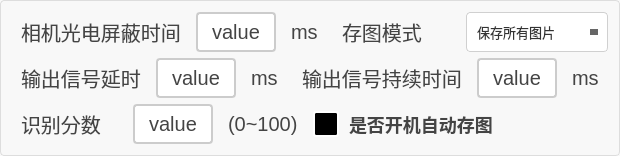
          <widget class="QGroupBox" name="groupBox_14">
           <property name="styleSheet">
            <string notr="true">QGroupBox {
    border: 1px solid #DDD;
    border-radius: 4px;
    font: bold 14px;
    color: #666;
    background-color: #F8F8F8;
}

QGroupBox::title {
    subcontrol-origin: margin;
    subcontrol-position: top left;
    left: 10px;
    padding: 0 5px;
}</string>
           </property>
           <property name="title">
            <string/>
           </property>
           <layout class="QGridLayout" name="gridLayout_2">
            <item row="0" column="0">
             <layout class="QVBoxLayout" name="verticalLayout_2" stretch="1,1,1">
              <item>
               <layout class="QHBoxLayout" name="horizontalLayout_6" stretch="1,1">
                <item>
                 <layout class="QHBoxLayout" name="horizontalLayout_21" stretch="2,1,1">
                  <item>
                   <widget class="QLabel" name="lb_xiangjiguangdianpingbishijian">
                    <property name="styleSheet">
                     <string notr="true">/* 基础标签样式 */
QLabel {
    color: #444444;          /* 主文字色 */
    font-size: 20px;         /* 标准字号 */
    background: transparent; /* 透明背景 */
    padding: 2px 4px;        /* 基础内边距 */
}

/* 标题样式 */
QLabel.title {
    font-size: 16px;
    font-weight: 600;
    color: #333333;
    border-bottom: 1px solid #DDDDDD; /* 下划线装饰 */
    padding-bottom: 4px;
}

/* 副标题/次要文本 */
QLabel.subtitle {
    color: #666666;
    font-size: 13px;
    font-style: italic;
}

/* 强调文本 */
QLabel.emphasis {
    color: #333333;
    font-weight: 500;
    background-color: #F5F5F5;
    border-radius: 3px;
    padding: 4px 8px;
}

/* 状态标签（成功/警告/错误） */
QLabel[state=&quot;success&quot;] {
    color: #228B22;          /* 森林绿 */
    border-left: 3px solid #228B22;
    padding-left: 8px;
}

QLabel[state=&quot;warning&quot;] {
    color: #FF8C00;          /* 暗橙 */
    border-left: 3px solid #FF8C00;
    padding-left: 8px;
}

QLabel[state=&quot;error&quot;] {
    color: #B22222;          /* 砖红 */
    border-left: 3px solid #B22222;
    padding-left: 8px;
}

/* 数据展示标签 */
QLabel.data {
    color: #2F4F4F;          /* 深石板灰 */
    font-family: monospace;
    border: 1px solid #E0E0E0;
    background-color: #FFFFFF;
    padding: 6px 12px;
    border-radius: 4px;
}

/* 禁用状态 */
QLabel:disabled {
    color: #AAAAAA;
    background-color: transparent;
}

/* 链接样式（伪链接效果） */
QLabel.link {
    color: #4682B4;          /* 钢蓝 */
    text-decoration: underline;
    border-bottom: 1px dotted #4682B4;
}

/* 图标标签 */
QLabel.icon {
    qproperty-alignment: AlignCenter;
    border: 1px solid #E0E0E0;
    border-radius: 4px;
    background-color: #FFFFFF;
    padding: 12px;
}</string>
                    </property>
                    <property name="text">
                     <string>相机光电屏蔽时间</string>
                    </property>
                   </widget>
                  </item>
                  <item>
                   <widget class="QPushButton" name="btn_xiangjiguangdianpingbishijian">
                    <property name="sizePolicy">
                     <sizepolicy hsizetype="Minimum" vsizetype="Minimum">
                      <horstretch>0</horstretch>
                      <verstretch>0</verstretch>
                     </sizepolicy>
                    </property>
                    <property name="styleSheet">
                     <string notr="true">QPushButton {
    padding: 6px 14px;
    border: 2px solid #CCC;
    border-radius: 4px;
    background-color: white;
    color: #444;
	font-size:20px;
}

QPushButton:hover {
    border-color: #999;
    background-color: #F5F5F5;
}

QPushButton:pressed {
    border-color: #777;
    background-color: #EEE;
}</string>
                    </property>
                    <property name="text">
                     <string>value</string>
                    </property>
                   </widget>
                  </item>
                  <item>
                   <widget class="QLabel" name="lb_xiangjiguangdianpingbishijianUnit">
                    <property name="styleSheet">
                     <string notr="true">/* 基础标签样式 */
QLabel {
    color: #444444;          /* 主文字色 */
    font-size: 20px;         /* 标准字号 */
    background: transparent; /* 透明背景 */
    padding: 2px 4px;        /* 基础内边距 */
}

/* 标题样式 */
QLabel.title {
    font-size: 16px;
    font-weight: 600;
    color: #333333;
    border-bottom: 1px solid #DDDDDD; /* 下划线装饰 */
    padding-bottom: 4px;
}

/* 副标题/次要文本 */
QLabel.subtitle {
    color: #666666;
    font-size: 13px;
    font-style: italic;
}

/* 强调文本 */
QLabel.emphasis {
    color: #333333;
    font-weight: 500;
    background-color: #F5F5F5;
    border-radius: 3px;
    padding: 4px 8px;
}

/* 状态标签（成功/警告/错误） */
QLabel[state=&quot;success&quot;] {
    color: #228B22;          /* 森林绿 */
    border-left: 3px solid #228B22;
    padding-left: 8px;
}

QLabel[state=&quot;warning&quot;] {
    color: #FF8C00;          /* 暗橙 */
    border-left: 3px solid #FF8C00;
    padding-left: 8px;
}

QLabel[state=&quot;error&quot;] {
    color: #B22222;          /* 砖红 */
    border-left: 3px solid #B22222;
    padding-left: 8px;
}

/* 数据展示标签 */
QLabel.data {
    color: #2F4F4F;          /* 深石板灰 */
    font-family: monospace;
    border: 1px solid #E0E0E0;
    background-color: #FFFFFF;
    padding: 6px 12px;
    border-radius: 4px;
}

/* 禁用状态 */
QLabel:disabled {
    color: #AAAAAA;
    background-color: transparent;
}

/* 链接样式（伪链接效果） */
QLabel.link {
    color: #4682B4;          /* 钢蓝 */
    text-decoration: underline;
    border-bottom: 1px dotted #4682B4;
}

/* 图标标签 */
QLabel.icon {
    qproperty-alignment: AlignCenter;
    border: 1px solid #E0E0E0;
    border-radius: 4px;
    background-color: #FFFFFF;
    padding: 12px;
}</string>
                    </property>
                    <property name="text">
                     <string>ms</string>
                    </property>
                   </widget>
                  </item>
                 </layout>
                </item>
                <item>
                 <layout class="QHBoxLayout" name="horizontalLayout_3" stretch="1,1">
                  <item>
                   <widget class="QLabel" name="label">
                    <property name="styleSheet">
                     <string notr="true">/* 基础标签样式 */
QLabel {
    color: #444444;          /* 主文字色 */
    font-size: 20px;         /* 标准字号 */
    background: transparent; /* 透明背景 */
    padding: 2px 4px;        /* 基础内边距 */
}

/* 标题样式 */
QLabel.title {
    font-size: 16px;
    font-weight: 600;
    color: #333333;
    border-bottom: 1px solid #DDDDDD; /* 下划线装饰 */
    padding-bottom: 4px;
}

/* 副标题/次要文本 */
QLabel.subtitle {
    color: #666666;
    font-size: 13px;
    font-style: italic;
}

/* 强调文本 */
QLabel.emphasis {
    color: #333333;
    font-weight: 500;
    background-color: #F5F5F5;
    border-radius: 3px;
    padding: 4px 8px;
}

/* 状态标签（成功/警告/错误） */
QLabel[state=&quot;success&quot;] {
    color: #228B22;          /* 森林绿 */
    border-left: 3px solid #228B22;
    padding-left: 8px;
}

QLabel[state=&quot;warning&quot;] {
    color: #FF8C00;          /* 暗橙 */
    border-left: 3px solid #FF8C00;
    padding-left: 8px;
}

QLabel[state=&quot;error&quot;] {
    color: #B22222;          /* 砖红 */
    border-left: 3px solid #B22222;
    padding-left: 8px;
}

/* 数据展示标签 */
QLabel.data {
    color: #2F4F4F;          /* 深石板灰 */
    font-family: monospace;
    border: 1px solid #E0E0E0;
    background-color: #FFFFFF;
    padding: 6px 12px;
    border-radius: 4px;
}

/* 禁用状态 */
QLabel:disabled {
    color: #AAAAAA;
    background-color: transparent;
}

/* 链接样式（伪链接效果） */
QLabel.link {
    color: #4682B4;          /* 钢蓝 */
    text-decoration: underline;
    border-bottom: 1px dotted #4682B4;
}

/* 图标标签 */
QLabel.icon {
    qproperty-alignment: AlignCenter;
    border: 1px solid #E0E0E0;
    border-radius: 4px;
    background-color: #FFFFFF;
    padding: 12px;
}</string>
                    </property>
                    <property name="text">
                     <string>存图模式</string>
                    </property>
                   </widget>
                  </item>
                  <item>
                   <widget class="QComboBox" name="cbox_changeSaveImgMode">
                    <property name="sizePolicy">
                     <sizepolicy hsizetype="Preferred" vsizetype="Minimum">
                      <horstretch>0</horstretch>
                      <verstretch>0</verstretch>
                     </sizepolicy>
                    </property>
                    <property name="styleSheet">
                     <string notr="true">QComboBox {
    border: 1px solid #d0d0d0;
    border-radius: 4px;
    padding: 5px 10px;
    background-color: #ffffff;
    color: #333333;
    min-width: 120px;
    font-size: 13px;
}

QComboBox:hover {
    border: 1px solid #a0a0a0;
}

QComboBox:focus {
    border: 1px solid #4a90e2;
}

QComboBox::drop-down {
    subcontrol-origin: padding;
    subcontrol-position: top right;
    width: 25px;
    border-left: none;
}

QComboBox::down-arrow {
    width: 0;
    height: 0;
    border-left: 4px solid transparent;
    border-right: 4px solid transparent;
    border-top: 6px solid #666666;
}

QComboBox::down-arrow:hover {
    border-top: 6px solid #4a90e2;
}

QComboBox QAbstractItemView {
    border: 1px solid #d0d0d0;
    border-radius: 4px;
    background-color: #ffffff;
    selection-background-color: #4a90e2;
    selection-color: #ffffff;
    padding: 2px;
}

QComboBox QAbstractItemView::item {
    height: 28px;
    padding-left: 10px;
}

QComboBox QAbstractItemView::item:hover {
    background-color: #e8f4fd;
    color: #333333;
}</string>
                    </property>
                    <item>
                     <property name="text">
                      <string>保存所有图片</string>
                     </property>
                    </item>
                    <item>
                     <property name="text">
                      <string>只保存可识别图片</string>
                     </property>
                    </item>
                   </widget>
                  </item>
                 </layout>
                </item>
               </layout>
              </item>
              <item>
               <layout class="QHBoxLayout" name="horizontalLayout_2" stretch="1,1">
                <item>
                 <layout class="QHBoxLayout" name="horizontalLayout_22" stretch="2,1,1">
                  <item>
                   <widget class="QLabel" name="lb_shuchuxinhaoyanshi">
                    <property name="styleSheet">
                     <string notr="true">/* 基础标签样式 */
QLabel {
    color: #444444;          /* 主文字色 */
    font-size: 20px;         /* 标准字号 */
    background: transparent; /* 透明背景 */
    padding: 2px 4px;        /* 基础内边距 */
}

/* 标题样式 */
QLabel.title {
    font-size: 16px;
    font-weight: 600;
    color: #333333;
    border-bottom: 1px solid #DDDDDD; /* 下划线装饰 */
    padding-bottom: 4px;
}

/* 副标题/次要文本 */
QLabel.subtitle {
    color: #666666;
    font-size: 13px;
    font-style: italic;
}

/* 强调文本 */
QLabel.emphasis {
    color: #333333;
    font-weight: 500;
    background-color: #F5F5F5;
    border-radius: 3px;
    padding: 4px 8px;
}

/* 状态标签（成功/警告/错误） */
QLabel[state=&quot;success&quot;] {
    color: #228B22;          /* 森林绿 */
    border-left: 3px solid #228B22;
    padding-left: 8px;
}

QLabel[state=&quot;warning&quot;] {
    color: #FF8C00;          /* 暗橙 */
    border-left: 3px solid #FF8C00;
    padding-left: 8px;
}

QLabel[state=&quot;error&quot;] {
    color: #B22222;          /* 砖红 */
    border-left: 3px solid #B22222;
    padding-left: 8px;
}

/* 数据展示标签 */
QLabel.data {
    color: #2F4F4F;          /* 深石板灰 */
    font-family: monospace;
    border: 1px solid #E0E0E0;
    background-color: #FFFFFF;
    padding: 6px 12px;
    border-radius: 4px;
}

/* 禁用状态 */
QLabel:disabled {
    color: #AAAAAA;
    background-color: transparent;
}

/* 链接样式（伪链接效果） */
QLabel.link {
    color: #4682B4;          /* 钢蓝 */
    text-decoration: underline;
    border-bottom: 1px dotted #4682B4;
}

/* 图标标签 */
QLabel.icon {
    qproperty-alignment: AlignCenter;
    border: 1px solid #E0E0E0;
    border-radius: 4px;
    background-color: #FFFFFF;
    padding: 12px;
}</string>
                    </property>
                    <property name="text">
                     <string>输出信号延时</string>
                    </property>
                   </widget>
                  </item>
                  <item>
                   <widget class="QPushButton" name="btn_shuchuxinhaoyanshi">
                    <property name="sizePolicy">
                     <sizepolicy hsizetype="Minimum" vsizetype="Minimum">
                      <horstretch>0</horstretch>
                      <verstretch>0</verstretch>
                     </sizepolicy>
                    </property>
                    <property name="styleSheet">
                     <string notr="true">QPushButton {
    padding: 6px 14px;
    border: 2px solid #CCC;
    border-radius: 4px;
    background-color: white;
    color: #444;
	font-size:20px;
}

QPushButton:hover {
    border-color: #999;
    background-color: #F5F5F5;
}

QPushButton:pressed {
    border-color: #777;
    background-color: #EEE;
}</string>
                    </property>
                    <property name="text">
                     <string>value</string>
                    </property>
                   </widget>
                  </item>
                  <item>
                   <widget class="QLabel" name="lb_xiangjiguangdianpingbishijianUnit_2">
                    <property name="styleSheet">
                     <string notr="true">/* 基础标签样式 */
QLabel {
    color: #444444;          /* 主文字色 */
    font-size: 20px;         /* 标准字号 */
    background: transparent; /* 透明背景 */
    padding: 2px 4px;        /* 基础内边距 */
}

/* 标题样式 */
QLabel.title {
    font-size: 16px;
    font-weight: 600;
    color: #333333;
    border-bottom: 1px solid #DDDDDD; /* 下划线装饰 */
    padding-bottom: 4px;
}

/* 副标题/次要文本 */
QLabel.subtitle {
    color: #666666;
    font-size: 13px;
    font-style: italic;
}

/* 强调文本 */
QLabel.emphasis {
    color: #333333;
    font-weight: 500;
    background-color: #F5F5F5;
    border-radius: 3px;
    padding: 4px 8px;
}

/* 状态标签（成功/警告/错误） */
QLabel[state=&quot;success&quot;] {
    color: #228B22;          /* 森林绿 */
    border-left: 3px solid #228B22;
    padding-left: 8px;
}

QLabel[state=&quot;warning&quot;] {
    color: #FF8C00;          /* 暗橙 */
    border-left: 3px solid #FF8C00;
    padding-left: 8px;
}

QLabel[state=&quot;error&quot;] {
    color: #B22222;          /* 砖红 */
    border-left: 3px solid #B22222;
    padding-left: 8px;
}

/* 数据展示标签 */
QLabel.data {
    color: #2F4F4F;          /* 深石板灰 */
    font-family: monospace;
    border: 1px solid #E0E0E0;
    background-color: #FFFFFF;
    padding: 6px 12px;
    border-radius: 4px;
}

/* 禁用状态 */
QLabel:disabled {
    color: #AAAAAA;
    background-color: transparent;
}

/* 链接样式（伪链接效果） */
QLabel.link {
    color: #4682B4;          /* 钢蓝 */
    text-decoration: underline;
    border-bottom: 1px dotted #4682B4;
}

/* 图标标签 */
QLabel.icon {
    qproperty-alignment: AlignCenter;
    border: 1px solid #E0E0E0;
    border-radius: 4px;
    background-color: #FFFFFF;
    padding: 12px;
}</string>
                    </property>
                    <property name="text">
                     <string>ms</string>
                    </property>
                   </widget>
                  </item>
                 </layout>
                </item>
                <item>
                 <layout class="QHBoxLayout" name="horizontalLayout_40" stretch="2,1,1">
                  <item>
                   <widget class="QLabel" name="lb_shuchuxinhaochixushijian">
                    <property name="styleSheet">
                     <string notr="true">/* 基础标签样式 */
QLabel {
    color: #444444;          /* 主文字色 */
    font-size: 20px;         /* 标准字号 */
    background: transparent; /* 透明背景 */
    padding: 2px 4px;        /* 基础内边距 */
}

/* 标题样式 */
QLabel.title {
    font-size: 16px;
    font-weight: 600;
    color: #333333;
    border-bottom: 1px solid #DDDDDD; /* 下划线装饰 */
    padding-bottom: 4px;
}

/* 副标题/次要文本 */
QLabel.subtitle {
    color: #666666;
    font-size: 13px;
    font-style: italic;
}

/* 强调文本 */
QLabel.emphasis {
    color: #333333;
    font-weight: 500;
    background-color: #F5F5F5;
    border-radius: 3px;
    padding: 4px 8px;
}

/* 状态标签（成功/警告/错误） */
QLabel[state=&quot;success&quot;] {
    color: #228B22;          /* 森林绿 */
    border-left: 3px solid #228B22;
    padding-left: 8px;
}

QLabel[state=&quot;warning&quot;] {
    color: #FF8C00;          /* 暗橙 */
    border-left: 3px solid #FF8C00;
    padding-left: 8px;
}

QLabel[state=&quot;error&quot;] {
    color: #B22222;          /* 砖红 */
    border-left: 3px solid #B22222;
    padding-left: 8px;
}

/* 数据展示标签 */
QLabel.data {
    color: #2F4F4F;          /* 深石板灰 */
    font-family: monospace;
    border: 1px solid #E0E0E0;
    background-color: #FFFFFF;
    padding: 6px 12px;
    border-radius: 4px;
}

/* 禁用状态 */
QLabel:disabled {
    color: #AAAAAA;
    background-color: transparent;
}

/* 链接样式（伪链接效果） */
QLabel.link {
    color: #4682B4;          /* 钢蓝 */
    text-decoration: underline;
    border-bottom: 1px dotted #4682B4;
}

/* 图标标签 */
QLabel.icon {
    qproperty-alignment: AlignCenter;
    border: 1px solid #E0E0E0;
    border-radius: 4px;
    background-color: #FFFFFF;
    padding: 12px;
}</string>
                    </property>
                    <property name="text">
                     <string>输出信号持续时间</string>
                    </property>
                   </widget>
                  </item>
                  <item>
                   <widget class="QPushButton" name="btn_shuchuxinhaochixushijian">
                    <property name="sizePolicy">
                     <sizepolicy hsizetype="Minimum" vsizetype="Minimum">
                      <horstretch>0</horstretch>
                      <verstretch>0</verstretch>
                     </sizepolicy>
                    </property>
                    <property name="styleSheet">
                     <string notr="true">QPushButton {
    padding: 6px 14px;
    border: 2px solid #CCC;
    border-radius: 4px;
    background-color: white;
    color: #444;
	font-size:20px;
}

QPushButton:hover {
    border-color: #999;
    background-color: #F5F5F5;
}

QPushButton:pressed {
    border-color: #777;
    background-color: #EEE;
}</string>
                    </property>
                    <property name="text">
                     <string>value</string>
                    </property>
                   </widget>
                  </item>
                  <item>
                   <widget class="QLabel" name="lb_xiangjiguangdianpingbishijianUnit_3">
                    <property name="styleSheet">
                     <string notr="true">/* 基础标签样式 */
QLabel {
    color: #444444;          /* 主文字色 */
    font-size: 20px;         /* 标准字号 */
    background: transparent; /* 透明背景 */
    padding: 2px 4px;        /* 基础内边距 */
}

/* 标题样式 */
QLabel.title {
    font-size: 16px;
    font-weight: 600;
    color: #333333;
    border-bottom: 1px solid #DDDDDD; /* 下划线装饰 */
    padding-bottom: 4px;
}

/* 副标题/次要文本 */
QLabel.subtitle {
    color: #666666;
    font-size: 13px;
    font-style: italic;
}

/* 强调文本 */
QLabel.emphasis {
    color: #333333;
    font-weight: 500;
    background-color: #F5F5F5;
    border-radius: 3px;
    padding: 4px 8px;
}

/* 状态标签（成功/警告/错误） */
QLabel[state=&quot;success&quot;] {
    color: #228B22;          /* 森林绿 */
    border-left: 3px solid #228B22;
    padding-left: 8px;
}

QLabel[state=&quot;warning&quot;] {
    color: #FF8C00;          /* 暗橙 */
    border-left: 3px solid #FF8C00;
    padding-left: 8px;
}

QLabel[state=&quot;error&quot;] {
    color: #B22222;          /* 砖红 */
    border-left: 3px solid #B22222;
    padding-left: 8px;
}

/* 数据展示标签 */
QLabel.data {
    color: #2F4F4F;          /* 深石板灰 */
    font-family: monospace;
    border: 1px solid #E0E0E0;
    background-color: #FFFFFF;
    padding: 6px 12px;
    border-radius: 4px;
}

/* 禁用状态 */
QLabel:disabled {
    color: #AAAAAA;
    background-color: transparent;
}

/* 链接样式（伪链接效果） */
QLabel.link {
    color: #4682B4;          /* 钢蓝 */
    text-decoration: underline;
    border-bottom: 1px dotted #4682B4;
}

/* 图标标签 */
QLabel.icon {
    qproperty-alignment: AlignCenter;
    border: 1px solid #E0E0E0;
    border-radius: 4px;
    background-color: #FFFFFF;
    padding: 12px;
}</string>
                    </property>
                    <property name="text">
                     <string>ms</string>
                    </property>
                   </widget>
                  </item>
                 </layout>
                </item>
               </layout>
              </item>
              <item>
               <layout class="QHBoxLayout" name="horizontalLayout_8" stretch="1,1">
                <item>
                 <layout class="QHBoxLayout" name="horizontalLayout_41" stretch="2,1,1">
                  <item>
                   <widget class="QLabel" name="lb_shuchuxinhaochixushijian_2">
                    <property name="styleSheet">
                     <string notr="true">/* 基础标签样式 */
QLabel {
    color: #444444;          /* 主文字色 */
    font-size: 20px;         /* 标准字号 */
    background: transparent; /* 透明背景 */
    padding: 2px 4px;        /* 基础内边距 */
}

/* 标题样式 */
QLabel.title {
    font-size: 16px;
    font-weight: 600;
    color: #333333;
    border-bottom: 1px solid #DDDDDD; /* 下划线装饰 */
    padding-bottom: 4px;
}

/* 副标题/次要文本 */
QLabel.subtitle {
    color: #666666;
    font-size: 13px;
    font-style: italic;
}

/* 强调文本 */
QLabel.emphasis {
    color: #333333;
    font-weight: 500;
    background-color: #F5F5F5;
    border-radius: 3px;
    padding: 4px 8px;
}

/* 状态标签（成功/警告/错误） */
QLabel[state=&quot;success&quot;] {
    color: #228B22;          /* 森林绿 */
    border-left: 3px solid #228B22;
    padding-left: 8px;
}

QLabel[state=&quot;warning&quot;] {
    color: #FF8C00;          /* 暗橙 */
    border-left: 3px solid #FF8C00;
    padding-left: 8px;
}

QLabel[state=&quot;error&quot;] {
    color: #B22222;          /* 砖红 */
    border-left: 3px solid #B22222;
    padding-left: 8px;
}

/* 数据展示标签 */
QLabel.data {
    color: #2F4F4F;          /* 深石板灰 */
    font-family: monospace;
    border: 1px solid #E0E0E0;
    background-color: #FFFFFF;
    padding: 6px 12px;
    border-radius: 4px;
}

/* 禁用状态 */
QLabel:disabled {
    color: #AAAAAA;
    background-color: transparent;
}

/* 链接样式（伪链接效果） */
QLabel.link {
    color: #4682B4;          /* 钢蓝 */
    text-decoration: underline;
    border-bottom: 1px dotted #4682B4;
}

/* 图标标签 */
QLabel.icon {
    qproperty-alignment: AlignCenter;
    border: 1px solid #E0E0E0;
    border-radius: 4px;
    background-color: #FFFFFF;
    padding: 12px;
}</string>
                    </property>
                    <property name="text">
                     <string>识别分数</string>
                    </property>
                   </widget>
                  </item>
                  <item>
                   <widget class="QPushButton" name="btn_score">
                    <property name="sizePolicy">
                     <sizepolicy hsizetype="Minimum" vsizetype="Minimum">
                      <horstretch>0</horstretch>
                      <verstretch>0</verstretch>
                     </sizepolicy>
                    </property>
                    <property name="styleSheet">
                     <string notr="true">QPushButton {
    padding: 6px 14px;
    border: 2px solid #CCC;
    border-radius: 4px;
    background-color: white;
    color: #444;
	font-size:20px;
}

QPushButton:hover {
    border-color: #999;
    background-color: #F5F5F5;
}

QPushButton:pressed {
    border-color: #777;
    background-color: #EEE;
}</string>
                    </property>
                    <property name="text">
                     <string>value</string>
                    </property>
                   </widget>
                  </item>
                  <item>
                   <widget class="QLabel" name="lb_xiangjiguangdianpingbishijianUnit_4">
                    <property name="styleSheet">
                     <string notr="true">/* 基础标签样式 */
QLabel {
    color: #444444;          /* 主文字色 */
    font-size: 20px;         /* 标准字号 */
    background: transparent; /* 透明背景 */
    padding: 2px 4px;        /* 基础内边距 */
}

/* 标题样式 */
QLabel.title {
    font-size: 16px;
    font-weight: 600;
    color: #333333;
    border-bottom: 1px solid #DDDDDD; /* 下划线装饰 */
    padding-bottom: 4px;
}

/* 副标题/次要文本 */
QLabel.subtitle {
    color: #666666;
    font-size: 13px;
    font-style: italic;
}

/* 强调文本 */
QLabel.emphasis {
    color: #333333;
    font-weight: 500;
    background-color: #F5F5F5;
    border-radius: 3px;
    padding: 4px 8px;
}

/* 状态标签（成功/警告/错误） */
QLabel[state=&quot;success&quot;] {
    color: #228B22;          /* 森林绿 */
    border-left: 3px solid #228B22;
    padding-left: 8px;
}

QLabel[state=&quot;warning&quot;] {
    color: #FF8C00;          /* 暗橙 */
    border-left: 3px solid #FF8C00;
    padding-left: 8px;
}

QLabel[state=&quot;error&quot;] {
    color: #B22222;          /* 砖红 */
    border-left: 3px solid #B22222;
    padding-left: 8px;
}

/* 数据展示标签 */
QLabel.data {
    color: #2F4F4F;          /* 深石板灰 */
    font-family: monospace;
    border: 1px solid #E0E0E0;
    background-color: #FFFFFF;
    padding: 6px 12px;
    border-radius: 4px;
}

/* 禁用状态 */
QLabel:disabled {
    color: #AAAAAA;
    background-color: transparent;
}

/* 链接样式（伪链接效果） */
QLabel.link {
    color: #4682B4;          /* 钢蓝 */
    text-decoration: underline;
    border-bottom: 1px dotted #4682B4;
}

/* 图标标签 */
QLabel.icon {
    qproperty-alignment: AlignCenter;
    border: 1px solid #E0E0E0;
    border-radius: 4px;
    background-color: #FFFFFF;
    padding: 12px;
}</string>
                    </property>
                    <property name="text">
                     <string>(0~100)</string>
                    </property>
                   </widget>
                  </item>
                 </layout>
                </item>
                <item>
                 <layout class="QHBoxLayout" name="horizontalLayout_43">
                  <item>
                   <widget class="QCheckBox" name="ckb_autoSaveImg">
                    <property name="styleSheet">
                     <string notr="true">QCheckBox {
    color: #444444;
    font-size: 18px;
    font-weight: bold;
    spacing: 10px;
}

QCheckBox::indicator {
    width: 22px;
    height: 22px;
    border: 2px solid rgb(255, 255, 255);
    border-radius: 3px;
    background-color: rgb(0, 0, 0);
}

QCheckBox::indicator:checked {
    background-color: rgb(0, 200, 0);
    border: 2px solid rgb(255, 255, 255);
}</string>
                    </property>
                    <property name="text">
                     <string>是否开机自动存图</string>
                    </property>
                   </widget>
                  </item>
                 </layout>
                </item>
               </layout>
              </item>
             </layout>
            </item>
           </layout>
          </widget>
